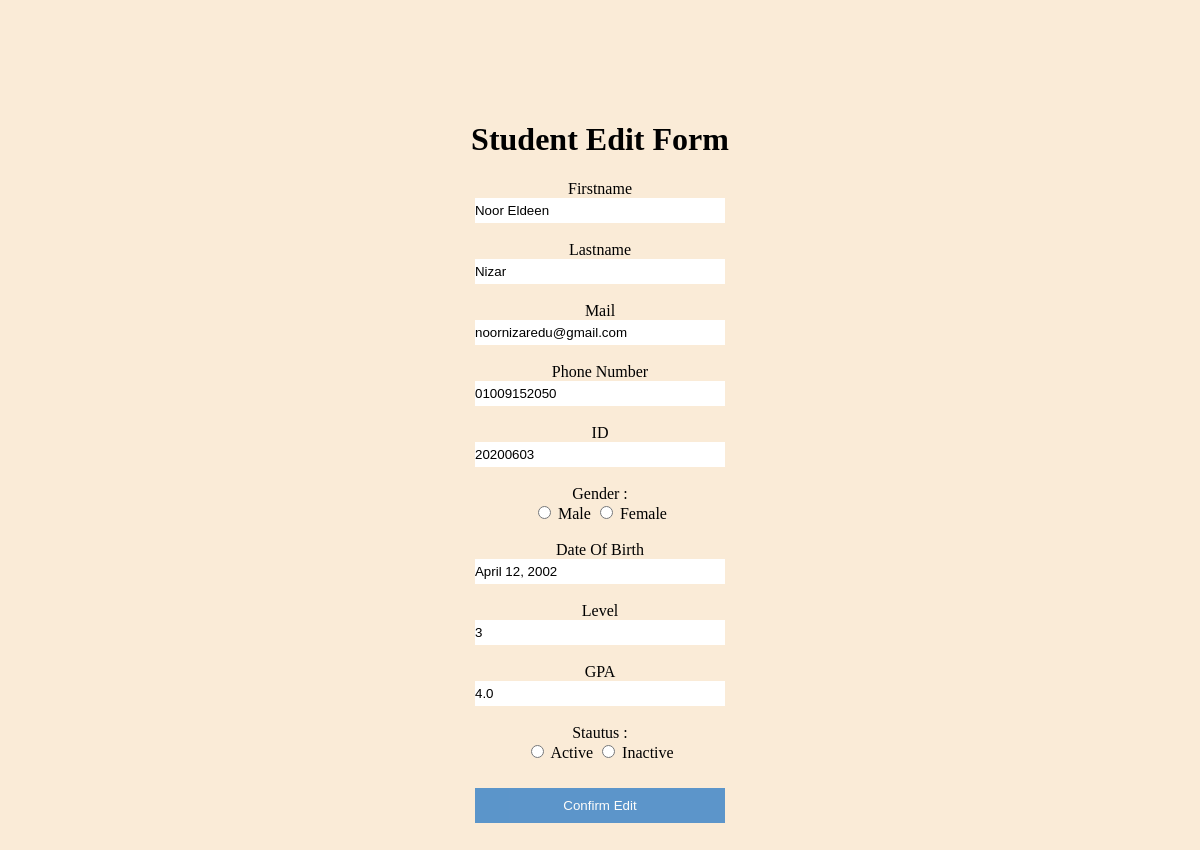
The page /UpdateStudent.html/20200603 on the database its author committed.
### members/models.py (models this page shows)
class Student(models.Model):
    first_name = models.CharField(max_length=30)
    last_name = models.CharField(max_length=30)
    mail = models.EmailField()
    phone = models.CharField(max_length=30)
    id = models.CharField(max_length=30, primary_key=True)
    gender = models.CharField(max_length=10, default="")
    date_of_birth = models.DateField()
    level = models.IntegerField()
    gpa = models.FloatField()
    status = models.CharField(max_length=20,  default="")
    department = models.CharField(max_length=30, default="General")

### members/views.py (the view)
# urls.py: path('UpdateStudent.html/<int:id>',views.update,name='update'),
def update(request, id):
  mymember = Student.objects.get(id=id)
  template = loader.get_template('UpdateStudent.html')
  context = {
    'mymember': mymember,
  }
  return HttpResponse(template.render(context, request))

### members/templates/UpdateStudent.html (shortened to what this page needs)
{% load static %}
<!DOCTYPE html>
<html lang="en">
<head>
    <link rel="stylesheet" type="text/css" href="{% static 'css/styles.css' %} ">
</head>
<body>
    <div id="editPageParent">
        <div class="editPageChild ">
            <h1> Student Edit Form</h1>
            <form method="POST" class="new_student_form " action="updaterecord/{{mymember.id}}" id="editForm ">
                <label> Firstname </label> <br>
                <input type="text " name="firstname" value="{{mymember.first_name}}" size="30 " required/><br><br>
                <label> Lastname </label><br>
                <input type="text " name="lastname" value="{{mymember.last_name}}" size="30 " required/><br><br>
                <label> Mail </label><br>
                <input type="text " name="email" value="{{mymember.mail}}" size="30 "> <br><br>
                <label> Phone Number </label><br>
                <input type="text " name="phone" value="{{mymember.phone}}" minlength="11" maxlength="11"> <br><br>
                <label> ID </label><br>
                <input type="text " name="ID" value="{{mymember.id}}" required> <br><br>
                <label> Gender : </label><br>
                <input type="radio" value="Male" name="gender" required> Male
                <input type="radio" value="Female" name="gender"> Female
                <br><br>
                <label>Date Of Birth</label><br>
                <input title="year-month-day" type="text" pattern="[0-9]{4}-(0[1-9]|1[012])-(0[1-9]|1[0-9]|2[0-9]|3[01])" placeholder="YYYY-MM-DD" value="{{mymember.date_of_birth}}" name="date_of_birth" required><br><br>
                <label>Level</label><br>
                <input type="number " name="New_student_Level" value="{{mymember.level}}" min="1" max="4" required><br><br>
                <label> GPA </label><br>
                <input type="number " name="GPA" value="{{mymember.gpa}}" min="0" max="4" required><br><br>
                <label> Stautus : </label><br>
                <input type="radio" value="active" name="Status" required> Active
                <input type="radio" value="inactive" name="Status"> Inactive
                <br><br>
                <button type="submit " value="submit " class="registerbtn ">Confirm Edit</button>
            </form>
        </div>
    </div>
</body>
</html>

### members/static/css/styles.css (style rules this page uses)
* { box-sizing: border-box; scroll-behavior: smooth; text-decoration: 0; }
body { background-color: antiquewhite; margin: 0; padding: 0; }
.editPageChild { vertical-align: text-top; text-align: center; margin: 80px 120px; height: auto; width: auto; }
#editPageParent { display: flex; justify-content: center; margin-top: 0px; }
input { width: 250px; border: none; padding: 5px 0; background: white; }
input[type="radio"] { width: auto; }
div { padding: 10px 0; }
.registerbtn { background-color: #4b8cc9; color: white; padding: 10px 10px; margin: 8px 0; border: none; cursor: pointer; width: 250px; opacity: 0.9; }

### rows shown on the page
Student: firstname "Noor Eldeen", lastname "Nizar", email "noornizaredu@gmail.com", phone "01009152050", ID "20200603", date_of_birth "April 12, 2002", New_student_Level "3", GPA "4.0"
